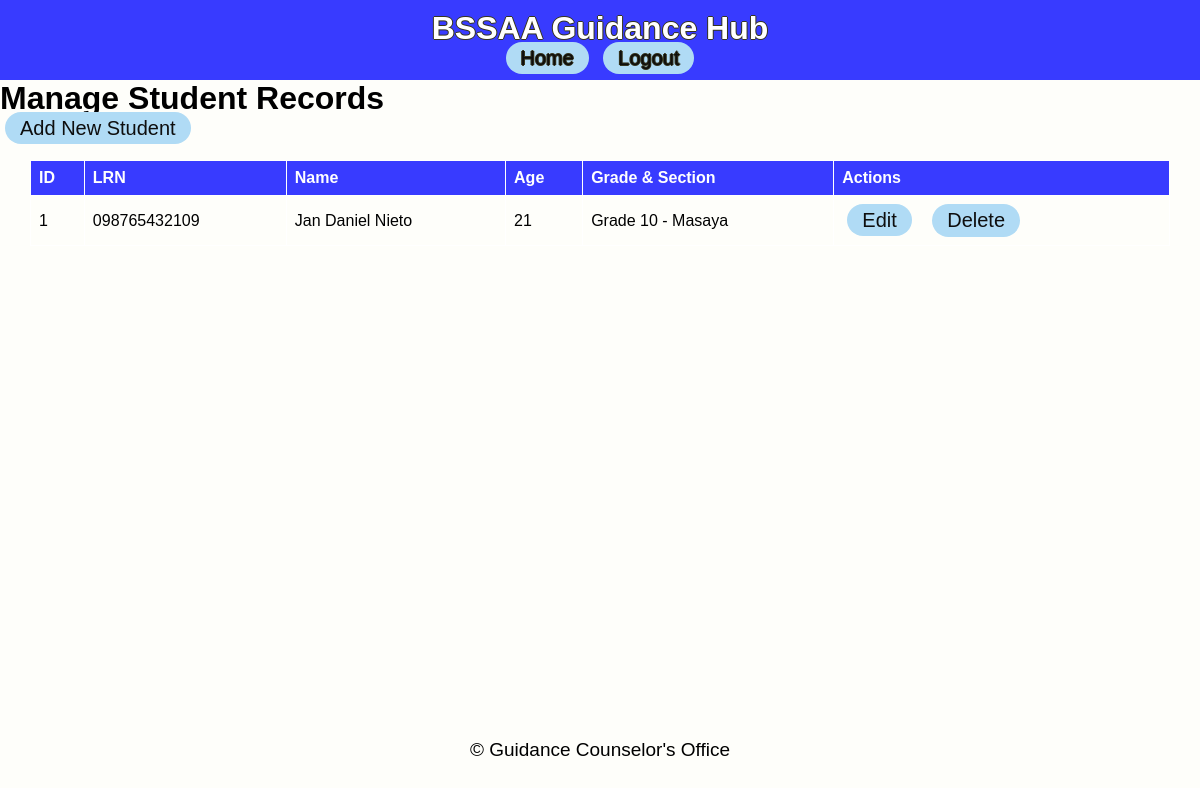
Page /manage_students on the committed database.
### app/models.py (models this page shows)
class StudentRecord(db.Model):
    id = db.Column(db.Integer, primary_key=True)
    lrn = db.Column(db.String(12), nullable=False, unique=True)
    name = db.Column(db.String(100), nullable=False)
    grade_section = db.Column(db.String(50), nullable=False)
    birthdate = db.Column(db.Date, nullable=False)
    age = db.Column(db.Integer, nullable=False)
    mother_tongue = db.Column(db.String(50), nullable=False)
    ethnic_group = db.Column(db.String(50), nullable=True)
    religion = db.Column(db.String(50), nullable=False)
    address_house_no = db.Column(db.String(100), nullable=False)
    address_barangay = db.Column(db.String(100), nullable=False)
    address_city = db.Column(db.String(100), nullable=False)
    address_province = db.Column(db.String(100), nullable=False)
    mother_name = db.Column(db.String(100), nullable=False)
    father_name = db.Column(db.String(100), nullable=False)
    guardian_name = db.Column(db.String(100), nullable=True)
    contact_number = db.Column(db.String(15), nullable=True)
    reason = db.Column(db.String(200), nullable=True)
    type_of_offense = db.Column(db.String(100), nullable=True)
    date_time = db.Column(db.DateTime, default=datetime.utcnow)
    additional_info = db.Column(db.Text, nullable=True)
    profile_picture = db.Column(db.String(100), nullable=True)
    offenses = db.relationship('OffenseRecord', backref='student', lazy=True)

### app/routes.py (the view)
@main.route('/manage_students')
def manage_students():
    students = StudentRecord.query.all()
    return render_template('manage_students.html', students=students)

### app/templates/manage_students.html
{% extends 'base.html' %}
{% block content %}
<h1>Manage Student Records</h1>
<a href="{{ url_for('main.add_student') }}" class="capsule-button">Add New Student</a>
<table>
    <thead>
        <tr>
            <th>ID</th>
            <th>LRN</th>
            <th>Name</th>
            <th>Age</th>
            <th>Grade & Section</th>
            <th>Actions</th>
        </tr>
    </thead>
    <tbody>
        {% for student in students %}
        <tr>
            <td>{{ student.id }}</td>
            <td>{{ student.lrn }}</td>
            <td>{{ student.name }}</td>
            <td>{{ student.age }}</td>
            <td>{{ student.grade_section }}</td>
            <td>
                <a href="{{ url_for('main.edit_student', id=student.id) }}">Edit</a>
                <form action="{{ url_for('main.delete_student', id=student.id) }}" method="POST" style="display:inline;">
                    <button class="inline" type="inlinesubmit" onclick="return confirm('Are you sure you want to delete this student?');" style="display:inline;">Delete</button>
                </form>
            </td>
        </tr>
        {% endfor %}
    </tbody>
</table>
{% endblock %}

### app/templates/base.html (shortened to what this page needs)
<!DOCTYPE html>
<html lang="en">
<head>
    <link rel="stylesheet" href="{{ url_for('static', filename='css/styles.css') }}">
</head>
<body>
    <div class="wrapper">
        <header>
            <h1>BSSAA Guidance Hub</h1>
            <nav>
                <a href="{{ url_for('main.dashboard') }}">Home</a>
                <a href="{{ url_for('main.registration') }}">Logout</a>
            </nav>
        </header>
        <main>
            {% block content %}
            {% endblock %}
        </main>
        <footer>
            <p>&copy; {{ current_year }} Guidance Counselor's Office</p>
        </footer>
    </div>
</body>
</html>

### app/static/css/styles.css (style rules this page uses)
body { font-family: Arial, Helvetica, sans-serif; margin: 0; padding: 0; background-color: #f4f4f4; display: flex; flex-direction: column; min-height: 100vh; background-color: #FEFEFA; height: 100%; }
.wrapper { display: flex; flex-direction: column; min-height: 100vh; }
main { flex: 1; }
footer { padding: 10px 0; bottom: 0; width: 100%; text-align: center; }
header { background: #383bff; color: #ffffff; padding: 10px 0; text-align: center; text-shadow: -1px 0 rgb(54, 53, 31), 0 1px rgb(54, 53, 31), 1px 0 rgb(54, 53, 31), 0 -1px rgb(54, 53, 31); }
h1 { margin: 0; }
p { font-family: Verdana, Geneva, Tahoma, sans-serif; padding: 10px; font-size: 19px; }
a { font-size: 20px; background-color: #b0dbf5; margin: 0px 5px; border-radius: 40px; padding: 5px 15px; text-decoration: none; color: #0e0e0e; }
table { border: 1px solid #000000; width: 95%; border-collapse: collapse; margin: 20px 0; position: absolute; left: 30px; }
table th, table td { border: 1px solid #ffffff; text-align: left; padding: 8px; }
table th { background-color: #383bff; color: white; }
form { font-family: ROBOTO-VARIABLE-FONT, -apple-system, BlinkMacSystemFont, "Segoe UI", Roboto, "Helvetica Neue"; padding: 10px; font-size: 20px; }
.inline { display: inline; font-size: 20px; background-color: #b0dbf5; border-radius: 40px; margin: 0px 1px; padding: 5px 15px; text-decoration: none; color: #0e0e0e; border: none; cursor: pointer; }

### rows in the picture
StudentRecord: id "1", lrn "098765432109", name "Jan Daniel Nieto", age "21", grade_section "Grade 10 - Masaya"
